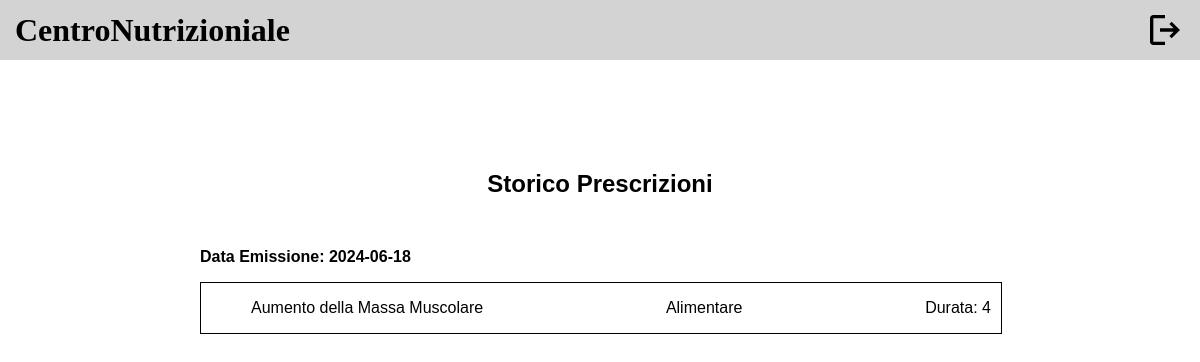
The app's page /public/storicoPrescrizioni.php (signed in), older data.
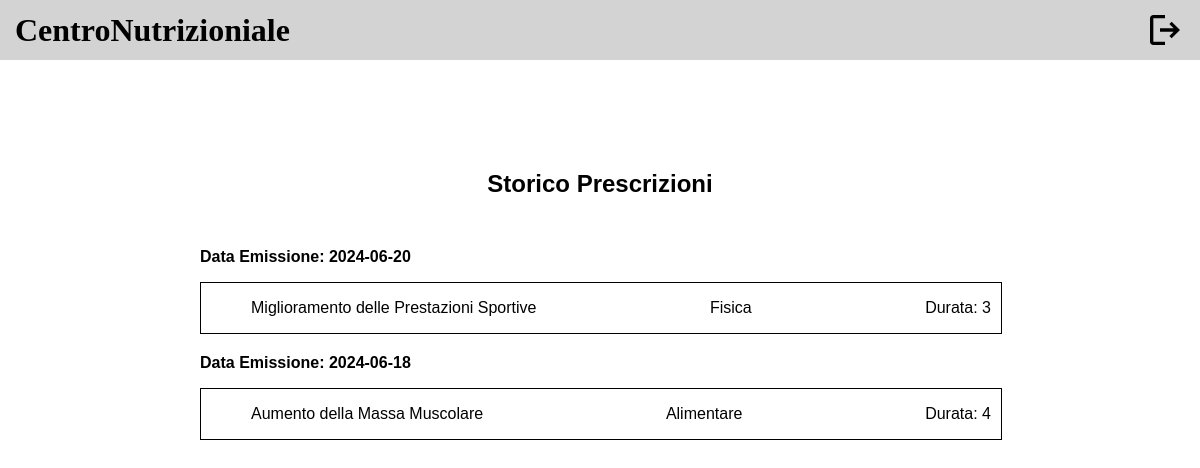
The same page, newer data.
### tables this page shows
CREATE TABLE `scheda` (
  `CodiceScheda` int(11) NOT NULL,
  `dataInizioValidita` date NOT NULL,
  `Durata` int(11) NOT NULL,
  `IDCliente` int(11) NOT NULL,
  `CodiceObiettivo` int(11) NOT NULL
);

CREATE TABLE `obiettivo` (
  `Descrizione` varchar(100) NOT NULL,
  `CodiceObiettivo` int(11) NOT NULL
);

CREATE TABLE `consulenza` (
  `IDNutrizionista` int(11) NOT NULL,
  `IDCliente` int(11) NOT NULL,
  `OraInizio` time NOT NULL,
  `Giorno` date NOT NULL,
  `CodiceScheda` int(11) NOT NULL,
  `OraFine` time NOT NULL,
  `Completa` char(1) NOT NULL,
  `Presenza` char(1) DEFAULT NULL,
  `Online` char(1) DEFAULT NULL,
  `Tipo` varchar(20) NOT NULL
);

### db/database.php (called while the page is built, shortened)
<?php
require_once ("schedaTable.php");
class DatabaseConnection
{
    private $schedaTable;
    public function __construct($servername, $username, $password, $dbname, $port)
    {
        $this->db = new mysqli($servername, $username, $password, $dbname, $port);
        $this->schedaTable = new SchedaTable($this->db);
    }
    public function getSchedaTable(){
        return $this->schedaTable;
    }
}

### bootstrap.php (called while the page is built, shortened)
<?php
require_once ("db/database.php");
$dbh = new DatabaseConnection("localhost", "root", "", "centronutrizionale1", 3306);
?>

### db/schedaTable.php (called while the page is built, shortened)
<?php
class SchedaTable
{
    private $db;
    public function __construct($db)
    {
        $this->db = $db;
    }
    public function getStoricoSchede($idCliente)
    {
        $stmt = $this->db->prepare("SELECT s.Durata, s.DataInizioValidita, o.Descrizione AS Obiettivo, c.Tipo, s.CodiceScheda
                                    FROM scheda s
                                    JOIN obiettivo o ON s.CodiceObiettivo = o.CodiceObiettivo
                                    LEFT JOIN consulenza c ON s.CodiceScheda = c.CodiceScheda
                                    WHERE s.IDCliente=?
                                    ORDER BY s.DataInizioValidita DESC");
        $stmt->bind_param('i', $idCliente);
        $stmt->execute();
        $result = $stmt->get_result();
        return $result->fetch_all(MYSQLI_ASSOC);
    }
}
?>

### storicoSchede.php (called while the page is built)
<?php
require_once("bootstrap.php");
if(isUserLoggedIn()){
    $templateparams["storico"] = $dbh->getSchedaTable()->getStoricoSchede($_SESSION["id"]);
} else{
    header("Location: login.php");
}
?>

### public/storicoPrescrizioni.php (the view, shortened to what this page needs)
<!DOCTYPE html>
<html lang="it">
<head>
    <link rel="stylesheet" href="../template/header/header.css">
    <link rel="stylesheet" href="styles/storicoPrescrizioni.css">
</head>
<body>
    <?php include ("../template/header/headerCliente.html");
    require("../storicoSchede.php"); ?>
    <main>
        <section>
            <h1>Storico Prescrizioni</h1>
            <?php foreach($templateparams["storico"] as $scheda): ?>
            <article data-codScheda="<?php echo $scheda["CodiceScheda"] ?>" class="schede">
                <p>Data Emissione: <?php echo $scheda["DataInizioValidita"]; ?></p>
                <div onclick="window.location.href='vecchiaPrescrizione.php'" class="result">
                    <ul>
                        <li><?php echo $scheda["Obiettivo"]; ?></li>
                        <li><?php echo $scheda["Tipo"]; ?></li>
                        <li>Durata: <?php echo $scheda["Durata"]; ?></li>
                    </ul>
                </div>
            </article>
            <?php endforeach; ?>
        </section>
    </main>
</body>
</html>

Row changes from the older to the newer data that the page shows:
added scheda: dataInizioValidita "2024-06-20", CodiceObiettivo.Descrizione "Miglioramento delle Prestazioni Sportive", consulenza.Tipo "Fisica", Durata "3"
